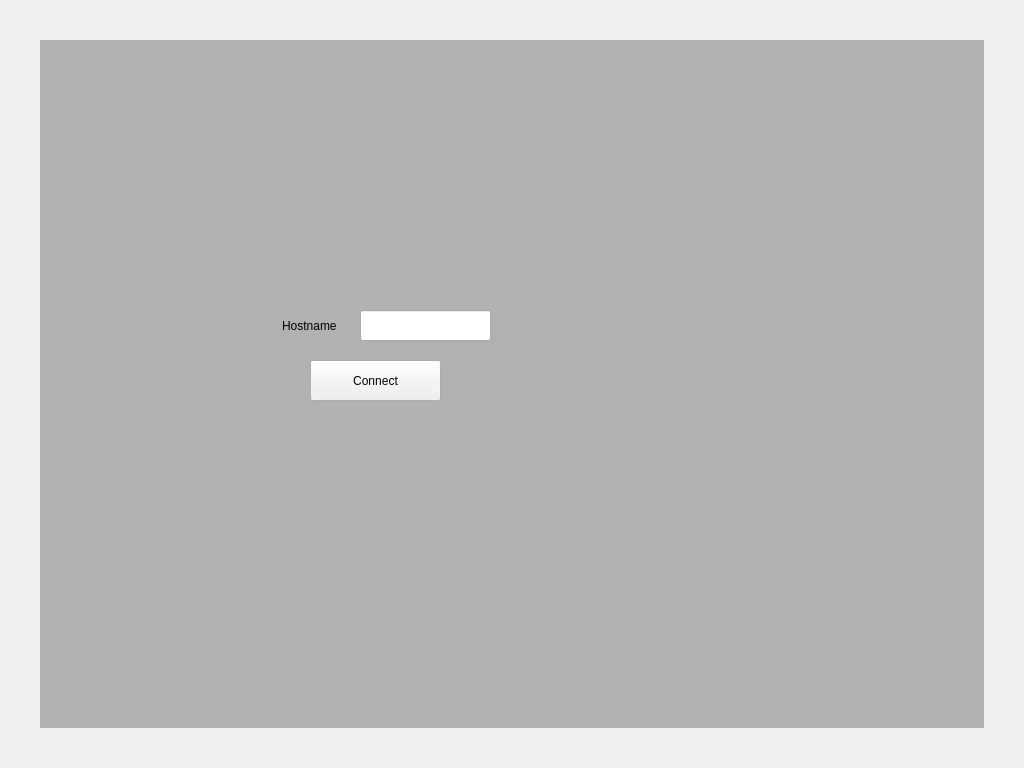
<?xml version="1.0" encoding="UTF-8"?>
<ui version="4.0">
 <class>ClientScreen</class>
 <widget class="QWidget" name="ClientScreen">
  <property name="geometry">
   <rect>
    <x>0</x>
    <y>0</y>
    <width>1024</width>
    <height>768</height>
   </rect>
  </property>
  <property name="windowTitle">
   <string>Form</string>
  </property>
  <widget class="QLabel" name="btnHelp">
   <property name="geometry">
    <rect>
     <x>40</x>
     <y>40</y>
     <width>944</width>
     <height>688</height>
    </rect>
   </property>
   <property name="styleSheet">
    <string notr="true">background-color: rgb(177, 177, 177);</string>
   </property>
   <property name="text">
    <string/>
   </property>
  </widget>
  <widget class="QLabel" name="label">
   <property name="geometry">
    <rect>
     <x>282</x>
     <y>310</y>
     <width>71</width>
     <height>31</height>
    </rect>
   </property>
   <property name="text">
    <string>Hostname</string>
   </property>
  </widget>
  <widget class="QLineEdit" name="leHostName">
   <property name="geometry">
    <rect>
     <x>360</x>
     <y>310</y>
     <width>131</width>
     <height>31</height>
    </rect>
   </property>
  </widget>
  <widget class="QPushButton" name="btnConnect">
   <property name="geometry">
    <rect>
     <x>310</x>
     <y>360</y>
     <width>131</width>
     <height>41</height>
    </rect>
   </property>
   <property name="text">
    <string>Connect</string>
   </property>
  </widget>
 </widget>
 <resources/>
 <connections/>
</ui>
